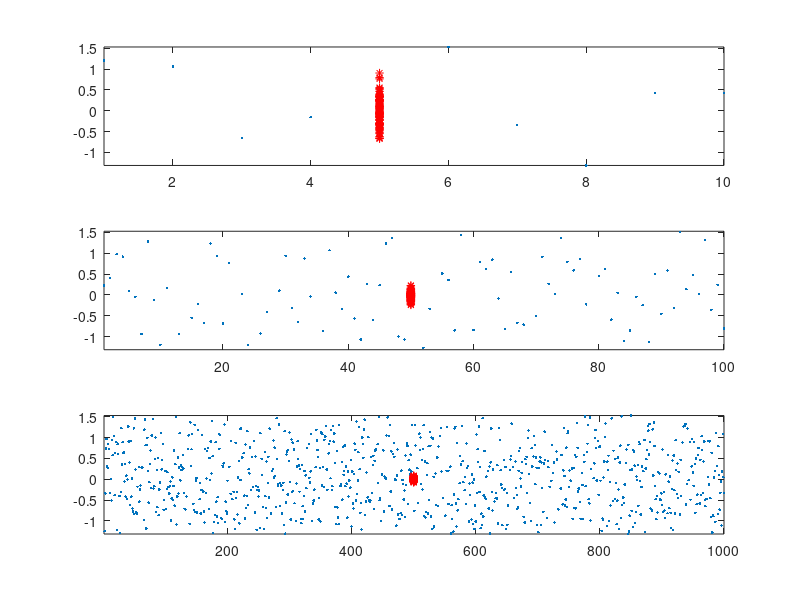
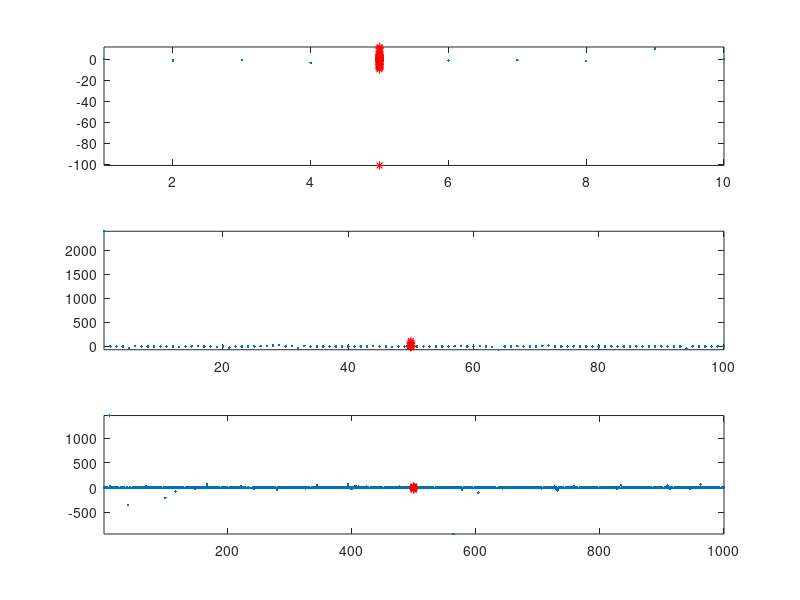
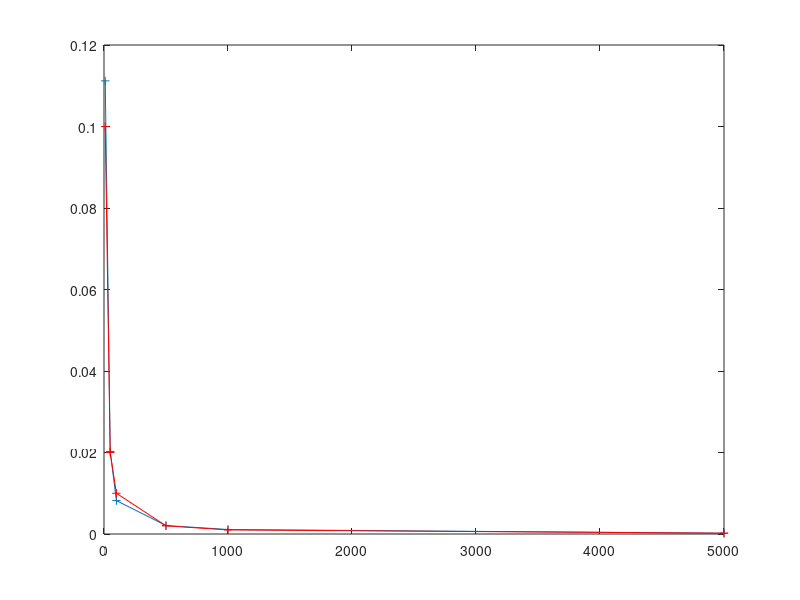
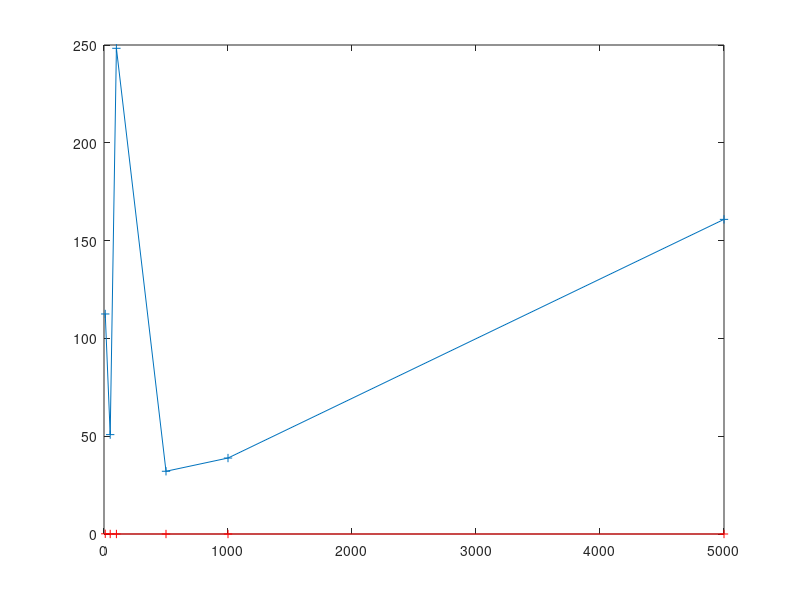

Recreate these plots in MATLAB, in order.
function [V,mu]=Variance
% Exercises on variance of the distribution and variance of the sample mean
% estimator
% Malenka.Mader@fdm.uni-freiburg.de


%% For gaussian distribution
%Set parameters
L=6;%potence of 10, as number of datapoints for each realization
M=100;%number of repetitions
mux=NaN(L,M);
muy=NaN(L,M);
Vx=NaN(L,1);
Vy=NaN(L,1);
N=NaN(L,1);
h=NaN(3,1);
k=NaN(3,1);
f1=figure;
f2=figure;
N=[10,50,100,500,1000,5000];

%For different numbers of realizations (N) of both the gaussian and the
%cauchy distribution:
%       -> draw N realizations and repeat this M times
%       -> compute the mean of each of the M repetitions
%       -> compute the variane of the M means
%       -> plot the first realization (out of N) and all means
%       -> plot the variance as a function of realization number (N) and
%           compare this to the function 1/N
i=1;
for j=1:L
    %N(j)=2*5^j;%length of each realization 
% -> draw N realizations and repeat this M times 
%   for gauss
    x=randn(N(j),M);
%   for cauchy    
    y=tan(pi.*(rand(N(j),M)-.5));
% -> compute the mean of each of the M repetitions
    mux(j,:)=mean(x);
    muy(j,:)=mean(y);
% -> compute the variane of the M means    
    Vx(j)=var(mux(j,:));
    Vy(j)=var(muy(j,:));
% -> plot the first realization (out of N) and all means   
    if j==1||j==3||j==5%size(k,1)
        figure(f1);
        h(i)=subplot(length(h),1,i);
        plot(x(:,1),'.')
        hold on
        plot(round(N(j)/2),mux(j,:),'*r')
        hold off
        axis tight
        figure(f2);
        k(i)=subplot(length(k),1,i);
        plot(y(:,1),'.')
        hold on
        plot(round(N(j)/2),muy(j,:),'*r')
        hold off
        axis tight
        i=i+1;
    end
end
figure(f1);
linkaxes(h,'y')
% -> plot the variance as a function of realization number (N) and
%     compare this to the function 1/N
%       for gauss
figure;plot(N,Vx,'+-')
hold on
plot(N,1./N,'r+-')
%       for cauchy
%figure;plot(N,Vy./(Vy(1)*N(1)))
figure;plot(N,Vy,'+-')
hold on
plot(N,1./N,'r+-')


%% For the output of this function
V=[Vx,Vy];
mu=[mux,muy];
